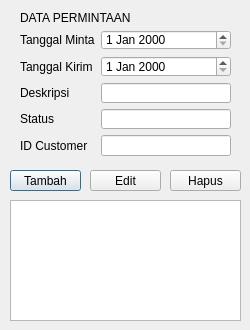
<?xml version="1.0" encoding="UTF-8"?>
<ui version="4.0">
 <class>permintaan</class>
 <widget class="QDialog" name="permintaan">
  <property name="geometry">
   <rect>
    <x>0</x>
    <y>0</y>
    <width>250</width>
    <height>330</height>
   </rect>
  </property>
  <property name="windowTitle">
   <string>Dialog</string>
  </property>
  <widget class="QLabel" name="label">
   <property name="geometry">
    <rect>
     <x>20</x>
     <y>10</y>
     <width>121</width>
     <height>16</height>
    </rect>
   </property>
   <property name="text">
    <string>DATA PERMINTAAN</string>
   </property>
  </widget>
  <widget class="QWidget" name="formLayoutWidget">
   <property name="geometry">
    <rect>
     <x>20</x>
     <y>30</y>
     <width>211</width>
     <height>126</height>
    </rect>
   </property>
   <layout class="QFormLayout" name="formLayout">
    <item row="0" column="0">
     <widget class="QLabel" name="tanggalMintaLabel">
      <property name="text">
       <string>Tanggal Minta</string>
      </property>
     </widget>
    </item>
    <item row="0" column="1">
     <widget class="QDateEdit" name="tanggalMintaDateEdit"/>
    </item>
    <item row="1" column="0">
     <widget class="QLabel" name="tanggalKirimLabel">
      <property name="text">
       <string>Tanggal Kirim</string>
      </property>
     </widget>
    </item>
    <item row="1" column="1">
     <widget class="QDateEdit" name="tanggalKirimDateEdit"/>
    </item>
    <item row="2" column="0">
     <widget class="QLabel" name="deskripsiLabel">
      <property name="text">
       <string>Deskripsi</string>
      </property>
     </widget>
    </item>
    <item row="2" column="1">
     <widget class="QLineEdit" name="deskripsiLineEdit"/>
    </item>
    <item row="3" column="0">
     <widget class="QLabel" name="statusLabel">
      <property name="text">
       <string>Status</string>
      </property>
     </widget>
    </item>
    <item row="3" column="1">
     <widget class="QLineEdit" name="statusLineEdit"/>
    </item>
    <item row="4" column="0">
     <widget class="QLabel" name="idCustomerLabel">
      <property name="text">
       <string>ID Customer</string>
      </property>
     </widget>
    </item>
    <item row="4" column="1">
     <widget class="QLineEdit" name="idCustomerLineEdit"/>
    </item>
   </layout>
  </widget>
  <widget class="QPushButton" name="pushButton">
   <property name="geometry">
    <rect>
     <x>10</x>
     <y>170</y>
     <width>71</width>
     <height>21</height>
    </rect>
   </property>
   <property name="text">
    <string>Tambah</string>
   </property>
  </widget>
  <widget class="QTableView" name="tableView">
   <property name="geometry">
    <rect>
     <x>10</x>
     <y>200</y>
     <width>231</width>
     <height>121</height>
    </rect>
   </property>
  </widget>
  <widget class="QPushButton" name="pushButton_2">
   <property name="geometry">
    <rect>
     <x>90</x>
     <y>170</y>
     <width>71</width>
     <height>21</height>
    </rect>
   </property>
   <property name="text">
    <string>Edit</string>
   </property>
  </widget>
  <widget class="QPushButton" name="pushButton_3">
   <property name="geometry">
    <rect>
     <x>170</x>
     <y>170</y>
     <width>71</width>
     <height>21</height>
    </rect>
   </property>
   <property name="text">
    <string>Hapus</string>
   </property>
  </widget>
 </widget>
 <resources/>
 <connections/>
</ui>
